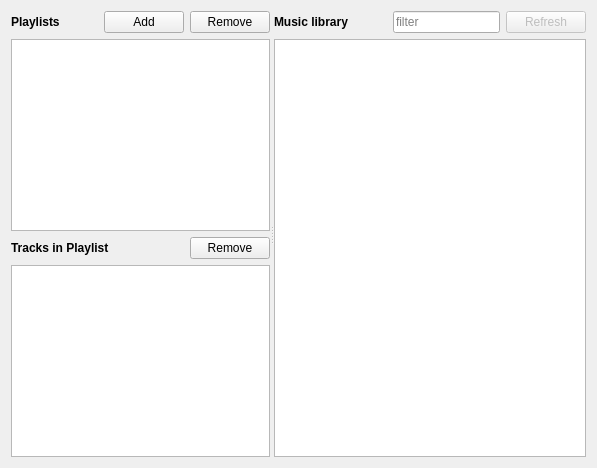
       <widget class="QWidget" name="music_tab">
        <attribute name="icon">
         <iconset resource="yonder.qrc">
          <normaloff>:/application/icons/icon-music.png</normaloff>:/application/icons/icon-music.png</iconset>
        </attribute>
        <attribute name="title">
         <string>&amp;Music</string>
        </attribute>
        <layout class="QHBoxLayout" name="horizontalLayout_5">
         <item>
          <widget class="QSplitter" name="splitter_music">
           <property name="orientation">
            <enum>Qt::Horizontal</enum>
           </property>
           <widget class="QWidget" name="layoutWidget_5">
            <layout class="QVBoxLayout" name="layout_music_playlists">
             <item>
              <layout class="QHBoxLayout" name="layout_music_playlists_buttons">
               <item>
                <widget class="QLabel" name="label_music_playlists">
                 <property name="font">
                  <font>
                   <weight>75</weight>
                   <bold>true</bold>
                  </font>
                 </property>
                 <property name="text">
                  <string>Playlists</string>
                 </property>
                 <property name="buddy">
                  <cstring>music_playlists_view</cstring>
                 </property>
                </widget>
               </item>
               <item>
                <spacer name="horizontalSpacer">
                 <property name="orientation">
                  <enum>Qt::Horizontal</enum>
                 </property>
                 <property name="sizeHint" stdset="0">
                  <size>
                   <width>40</width>
                   <height>20</height>
                  </size>
                 </property>
                </spacer>
               </item>
               <item>
                <widget class="QPushButton" name="button_music_playlist_add">
                 <property name="text">
                  <string>Add</string>
                 </property>
                 <property name="icon">
                  <iconset resource="yonder.qrc">
                   <normaloff>:/application/icons/edit-new.png</normaloff>:/application/icons/edit-new.png</iconset>
                 </property>
                 <property name="shortcut">
                  <string>Ctrl+N</string>
                 </property>
                </widget>
               </item>
               <item>
                <widget class="QPushButton" name="button_music_playlist_remove">
                 <property name="text">
                  <string>Remove</string>
                 </property>
                 <property name="icon">
                  <iconset resource="yonder.qrc">
                   <normaloff>:/application/icons/edit-delete.png</normaloff>:/application/icons/edit-delete.png</iconset>
                 </property>
                 <property name="shortcut">
                  <string>Ctrl+Del</string>
                 </property>
                </widget>
               </item>
              </layout>
             </item>
             <item>
              <widget class="QListView" name="music_playlists_view">
               <property name="alternatingRowColors">
                <bool>true</bool>
               </property>
              </widget>
             </item>
             <item>
              <layout class="QHBoxLayout" name="layout_music_tracks_buttons">
               <item>
                <widget class="QLabel" name="label_music_tracks">
                 <property name="font">
                  <font>
                   <weight>75</weight>
                   <bold>true</bold>
                  </font>
                 </property>
                 <property name="text">
                  <string>Tracks in Playlist</string>
                 </property>
                 <property name="buddy">
                  <cstring>music_tracks_view</cstring>
                 </property>
                </widget>
               </item>
               <item>
                <spacer name="horizontalSpacer_2">
                 <property name="orientation">
                  <enum>Qt::Horizontal</enum>
                 </property>
                 <property name="sizeHint" stdset="0">
                  <size>
                   <width>40</width>
                   <height>20</height>
                  </size>
                 </property>
                </spacer>
               </item>
               <item>
                <widget class="QPushButton" name="button_music_tracks_remove">
                 <property name="text">
                  <string>Remove</string>
                 </property>
                 <property name="icon">
                  <iconset resource="yonder.qrc">
                   <normaloff>:/application/icons/edit-delete.png</normaloff>:/application/icons/edit-delete.png</iconset>
                 </property>
                 <property name="shortcut">
                  <string>Del</string>
                 </property>
                </widget>
               </item>
              </layout>
             </item>
             <item>
              <widget class="MusicPlaylistTracksView" name="music_tracks_view">
               <property name="editTriggers">
                <set>QAbstractItemView::NoEditTriggers</set>
               </property>
               <property name="dragEnabled">
                <bool>true</bool>
               </property>
               <property name="dragDropMode">
                <enum>QAbstractItemView::DragDrop</enum>
               </property>
               <property name="alternatingRowColors">
                <bool>true</bool>
               </property>
               <property name="selectionMode">
                <enum>QAbstractItemView::ExtendedSelection</enum>
               </property>
               <property name="selectionBehavior">
                <enum>QAbstractItemView::SelectRows</enum>
               </property>
               <property name="showGrid">
                <bool>false</bool>
               </property>
               <attribute name="horizontalHeaderVisible">
                <bool>false</bool>
               </attribute>
               <attribute name="horizontalHeaderStretchLastSection">
                <bool>true</bool>
               </attribute>
               <attribute name="verticalHeaderVisible">
                <bool>false</bool>
               </attribute>
               <attribute name="verticalHeaderHighlightSections">
                <bool>false</bool>
               </attribute>
              </widget>
             </item>
            </layout>
           </widget>
           <widget class="QWidget" name="layoutWidget_7">
            <layout class="QVBoxLayout" name="layout_music_library">
             <item>
              <layout class="QHBoxLayout" name="layout_music_library_buttons">
               <item>
                <widget class="QLabel" name="label_music_library">
                 <property name="font">
                  <font>
                   <weight>75</weight>
                   <bold>true</bold>
                  </font>
                 </property>
                 <property name="text">
                  <string>Music library</string>
                 </property>
                 <property name="buddy">
                  <cstring>music_library_view</cstring>
                 </property>
                </widget>
               </item>
               <item>
                <spacer name="horizontalSpacer_3">
                 <property name="orientation">
                  <enum>Qt::Horizontal</enum>
                 </property>
                 <property name="sizeHint" stdset="0">
                  <size>
                   <width>40</width>
                   <height>20</height>
                  </size>
                 </property>
                </spacer>
               </item>
               <item>
                <widget class="QLineEditFilter" name="edit_music_filter">
                 <property name="placeholderText">
                  <string>filter</string>
                 </property>
                </widget>
               </item>
               <item>
                <widget class="QPushButton" name="button_music_library_refresh">
                 <property name="enabled">
                  <bool>false</bool>
                 </property>
                 <property name="text">
                  <string>Refresh</string>
                 </property>
                 <property name="icon">
                  <iconset>
                   <normaloff/>
                  </iconset>
                 </property>
                </widget>
               </item>
              </layout>
             </item>
             <item>
              <widget class="QTreeView" name="music_library_view">
               <property name="editTriggers">
                <set>QAbstractItemView::NoEditTriggers</set>
               </property>
               <property name="dragEnabled">
                <bool>true</bool>
               </property>
               <property name="dragDropMode">
                <enum>QAbstractItemView::DragOnly</enum>
               </property>
               <property name="alternatingRowColors">
                <bool>true</bool>
               </property>
               <property name="selectionMode">
                <enum>QAbstractItemView::ExtendedSelection</enum>
               </property>
               <property name="selectionBehavior">
                <enum>QAbstractItemView::SelectRows</enum>
               </property>
              </widget>
             </item>
            </layout>
           </widget>
          </widget>
         </item>
        </layout>
       </widget>
